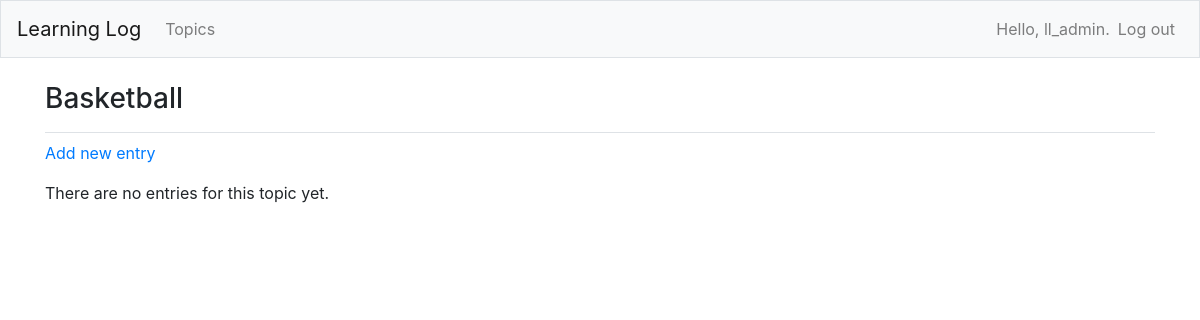
/topics/3/ (signed in), run on an earlier commit of the app's database.
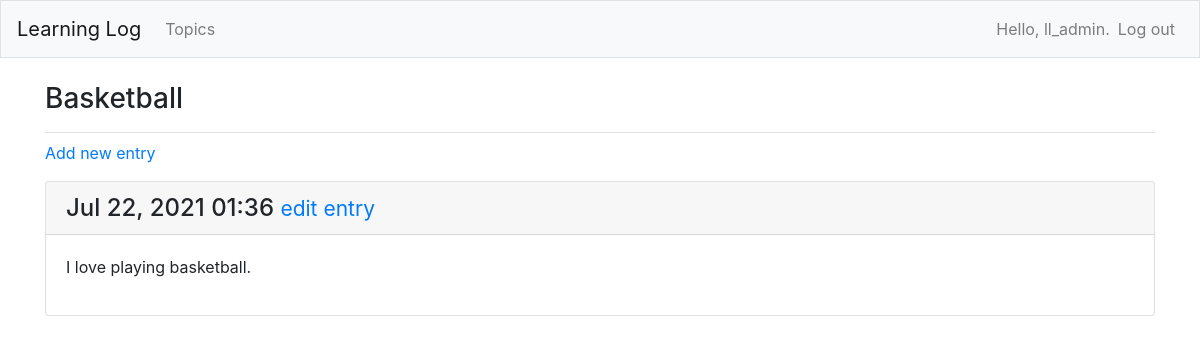
And on a later commit of the database.
### learning_logs/models.py (models this page shows, shortened)
class Topic(models.Model):
    text = models.CharField(max_length=200)
    date_added = models.DateTimeField(auto_now_add=True)
    owner = models.ForeignKey(User, on_delete=models.CASCADE)
    def __str__(self):
        return self.text

class Entry(models.Model):
    topic = models.ForeignKey(Topic, on_delete=models.CASCADE)
    text = models.TextField()
    date_added = models.DateTimeField(auto_now_add=True)
    class Meta:
        verbose_name_plural = 'entries'

### learning_logs/views.py (the view)
# urls.py: path('topics/<int:topic_id>/', views.topic, name='topic'),
@login_required
def topic(request, topic_id):
    topic = get_object_or_404(Topic, id=topic_id)
    if check_topic_owner(topic, request) == False:
        raise Http404
    entries = topic.entry_set.order_by('-date_added')
    context = {'topic': topic, 'entries': entries}
    return render(request, 'learning_logs/topic.html', context)

### learning_logs/views.py (called while the page is built)
def check_topic_owner(topic, request):
    if topic.owner == request.user:
        return True
    else:
        return False

### learning_logs/templates/learning_logs/topic.html
  {% extends 'learning_logs/base.html' %}
  {% block page_header %}
    <h3>{{ topic }}</h3>
  {% endblock page_header %}
  {% block content %}
    <p>
      <a href="{% url 'learning_logs:new_entry' topic.id %}">Add new entry</a>
    </p>
    {% for entry in entries %}
      <div class="card mb-3">
        <h4 class="card-header">
          {{ entry.date_added|date:'M d, Y H:i' }}
          <small><a href="{% url 'learning_logs:edit_entry' entry.id %}">edit entry</a></small>
        </h4>
        <div class="card-body">
          {{ entry.text|linebreaks }}
        </div>
    {% empty %}
      <p>There are no entries for this topic yet.</p>
    {% endfor %}
  {% endblock content %}

### learning_logs/templates/learning_logs/base.html (shortened to what this page needs)
  {% load bootstrap4 %}
  <!doctype html>
  <html lang="en">
  <head>
    {% bootstrap_css %}
  </head>
  <body>
    <nav class="navbar navbar-expand-md navbar-light bg-light mb-4 border">
      <a class="navbar-brand" href="{% url 'learning_logs:index'%}">
          Learning Log</a>
            <div class="collapse navbar-collapse" id="navbarCollapse">
              <ul class="navbar-nav mr-auto">
                <li class="nav-item">
                <a class="nav-link" href="{% url 'learning_logs:topics'%}">Topics</a></li>
              </ul>
              <ul class="navbar-nav ml-auto">
                {% if user.is_authenticated %}
                  <li class="nav-item">
                    <span class="navbar-text">Hello, {{ user.username }}.</span>
                  </li>
                  <li class="nav-item">
                    <a class="nav-link" href="{% url 'users:logout' %}">Log out</a>
                  </li>
                {% else %}
                  <li class="nav-item">
                    <a class="nav-link" href="{% url 'users:register' %}">Register</a>
                  </li>
                  <li class="nav-item">
                    <a class="nav-link" href="{% url 'users:login' %}">Log in</a></li>
                 {% endif %}
               </ul>
            </div>
    </nav>
   <main role="main" class="container">
     <div class="pb-2 mb-2 border-bottom">
       {% block page_header %}{% endblock page_header %}
     </div>
     <div>
       {% block content %}{% endblock content %}
     </div>
   </main>
  </body>
  </html>

What changed in the data, as far as the page shows it:
added Entry: date_added "Jul 22, 2021 01:36", text "I love playing basketball."
Also different on the page:
text no longer shown: "There are no entries for this topic yet."
